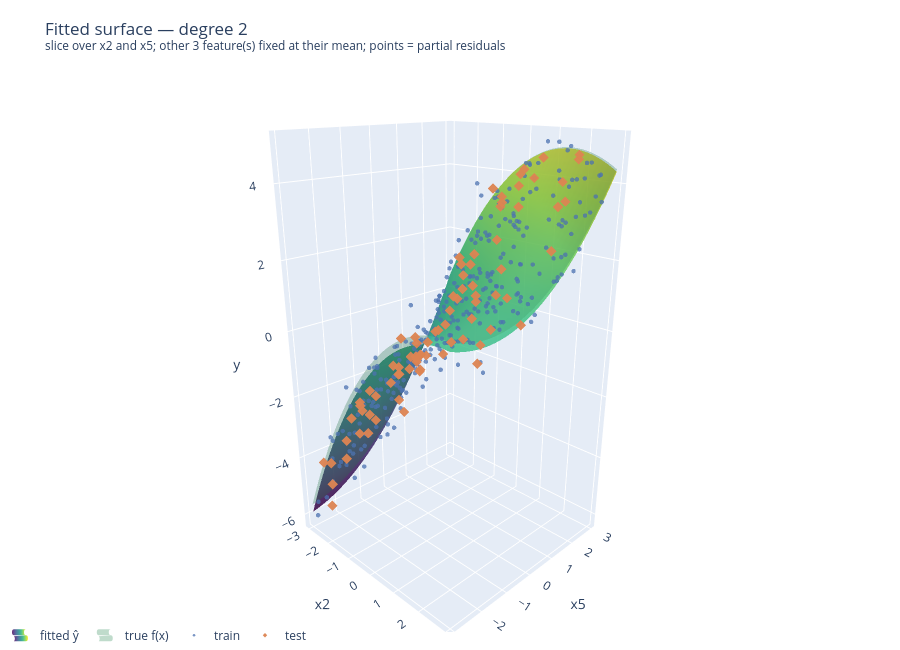

Notebook code for this chart:
### Markdown cell above
### C.2 Model prediction: fitted slice surface

### Code cell
visualize(exp_C, "fit")
